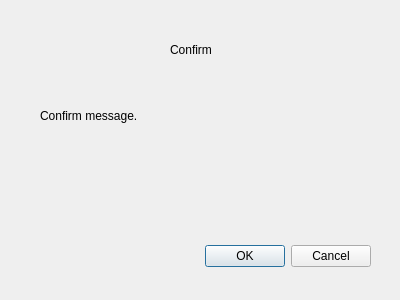
<?xml version="1.0" encoding="UTF-8"?>
<ui version="4.0">
 <class>Dialog</class>
 <widget class="QDialog" name="Dialog">
  <property name="geometry">
   <rect>
    <x>0</x>
    <y>0</y>
    <width>400</width>
    <height>300</height>
   </rect>
  </property>
  <property name="windowTitle">
   <string>Dialog</string>
  </property>
  <widget class="QDialogButtonBox" name="buttonBox">
   <property name="geometry">
    <rect>
     <x>30</x>
     <y>240</y>
     <width>341</width>
     <height>32</height>
    </rect>
   </property>
   <property name="orientation">
    <enum>Qt::Horizontal</enum>
   </property>
   <property name="standardButtons">
    <set>QDialogButtonBox::Cancel|QDialogButtonBox::Ok</set>
   </property>
  </widget>
  <widget class="QLabel" name="label">
   <property name="geometry">
    <rect>
     <x>170</x>
     <y>40</y>
     <width>69</width>
     <height>20</height>
    </rect>
   </property>
   <property name="text">
    <string>Confirm</string>
   </property>
  </widget>
  <widget class="QLabel" name="label_2">
   <property name="geometry">
    <rect>
     <x>40</x>
     <y>100</y>
     <width>271</width>
     <height>31</height>
    </rect>
   </property>
   <property name="text">
    <string>Confirm message. </string>
   </property>
  </widget>
 </widget>
 <resources/>
 <connections>
  <connection>
   <sender>buttonBox</sender>
   <signal>accepted()</signal>
   <receiver>Dialog</receiver>
   <slot>accept()</slot>
   <hints>
    <hint type="sourcelabel">
     <x>248</x>
     <y>254</y>
    </hint>
    <hint type="destinationlabel">
     <x>157</x>
     <y>274</y>
    </hint>
   </hints>
  </connection>
  <connection>
   <sender>buttonBox</sender>
   <signal>rejected()</signal>
   <receiver>Dialog</receiver>
   <slot>reject()</slot>
   <hints>
    <hint type="sourcelabel">
     <x>316</x>
     <y>260</y>
    </hint>
    <hint type="destinationlabel">
     <x>286</x>
     <y>274</y>
    </hint>
   </hints>
  </connection>
 </connections>
</ui>
